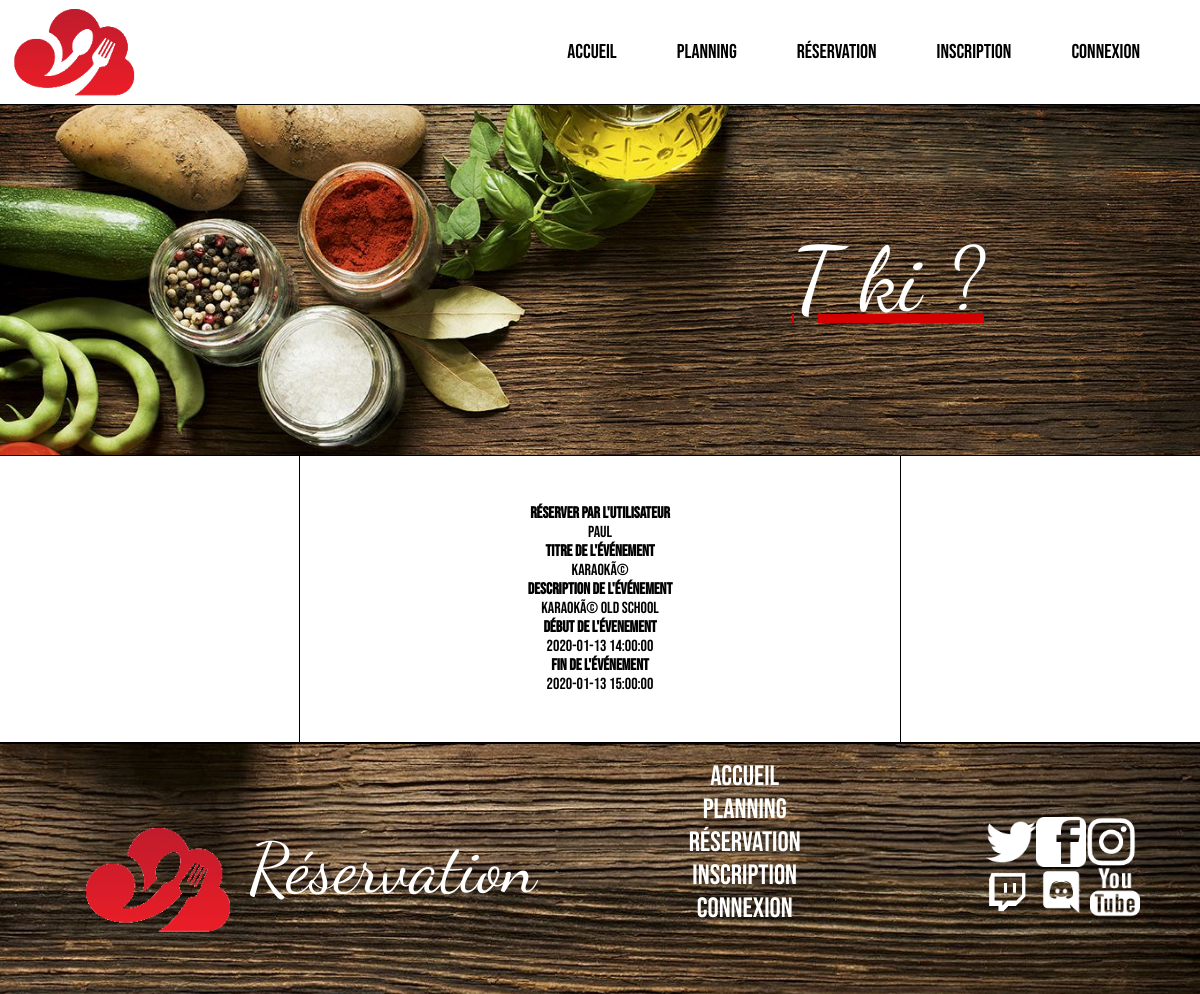
/evenement.php?id=32, run on the app's committed database.
### tables this page shows
CREATE TABLE IF NOT EXISTS `utilisateurs` (
  `id` int(11) NOT NULL AUTO_INCREMENT,
  `login` varchar(255) NOT NULL,
  `password` varchar(255) NOT NULL,
  PRIMARY KEY (`id`)
);

CREATE TABLE IF NOT EXISTS `reservations` (
  `id` int(11) NOT NULL AUTO_INCREMENT,
  `titre` varchar(255) NOT NULL,
  `description` text NOT NULL,
  `debut` datetime NOT NULL,
  `fin` datetime NOT NULL,
  `id_utilisateur` int(11) NOT NULL,
  PRIMARY KEY (`id`)
);

### evenement.php (the view, shortened to what this page needs)
<?php
    if (isset($_GET['id']))
    {
        $connexion = mysqli_connect("localhost","root","","reservationsalles");
        $Event = " SELECT * FROM reservations WHERE id = '".$_GET['id']."' ";
        $queryEvent = mysqli_query($connexion, $Event);
        $afficheEvent = mysqli_fetch_assoc($queryEvent);
        $requete = "SELECT u.id , u.login , r.titre , r.description , r.debut , r.fin FROM utilisateurs AS u INNER JOIN reservations AS r ON u.id = r.id_utilisateur";
        $queryusers = mysqli_query($connexion, $requete);
        $resultatusers = mysqli_fetch_assoc($queryusers);
    }
?>
<!DOCTYPE html>
<html>
    <head>
        <link rel="stylesheet" href="style.css">
    </head>
    <body>
        <?php include("header.php")?>
        <main>
            <section id="sectioneventsflexaffichage">
                <section id="sectioneventsinside">
            <?php
                    echo "<b>Réserver par l'utilisateur </b> ".$resultatusers['login']."<br>";
                    echo "<b>Titre de l'événement </b> ".$afficheEvent['titre']."<br>";
                    echo "<b>Description de l'événement </b> " .$afficheEvent['description']."<br>";
                    echo "<b>Début de l'évenement </b> " .$afficheEvent['debut']."<br>";
                    echo "<b>Fin de l'événement </b> " .$afficheEvent['fin']."<br>";
            ?>
                </section>
            </section>
        </main>
        <?php include("footer.php")?>
    </body>
</html>

### header.php
<header>
            <nav>
                <section id="menuflexing">
                    <a href="index.php"><img id="logoheader" src="images/logoreservationtrue.png"></a>
                    <ul id="headerflex">
                        <li class="liheader"><a class="headerbouton" href="index.php"> ACCUEIL </a></li>
                        <li class="liheader"><a class="headerbouton" href="planning.php"> PLANNING </a></li>
                        <li class="liheader"><a class="headerbouton" href="reservation-form.php"> RÉSERVATION </a></li>
                        <?php if(!isset($_SESSION['login'])){?>
                        <li class="liheader"><a class="headerbouton" href="inscription.php"> INSCRIPTION </a></li>
                        <li class="liheader"><a class="headerbouton" href="connexion.php"> CONNEXION </a></li>
                        <?php } if(isset($_SESSION['login'])){?>
                        <li class="liheader"><a class="headerbouton" href="profil.php"> PROFIL </a></li>             <li class="liheader"><a id="boutondeco" href="logout.php"><img id="imglogout" src="images/deconnexion.png"></a></li>
                        <?php }?>
                    </ul>
                </section>
                <section id="bottomheaderbg">
                    <section>
                    <?php if(isset($_SESSION['login'])){echo "<span class=\"bienvenue\"> Bienvenue ".$_SESSION['login']."</span>";}else{echo "<span class=\"bienvenue\">T ki ?</span>";}?>
                    </section>
                </section>
            </nav>
        <header>

### footer.php
<footer>
            <section>
                <article id="footerimglogo">
                    <img src="images/logoreservationtrue.png">
                    <span id="titrefooterlogo">Réservation</span>
                </article>
            </section>
            <section>
                <article>
                    <ul>
                        <li class="lifooter"><a href="index.php"> ACCUEIL </a></li>
                        <li class="lifooter"><a href="planning.php"> PLANNING </a></li>
                        <li class="lifooter"><a href="reservation-form.php"> RÉSERVATION </a></li>
                        <?php if(!isset($_SESSION['login'])){?>
                        <li class="lifooter"><a href="inscription.php"> INSCRIPTION </a></li>
                        <li class="lifooter"><a href="connexion.php"> CONNEXION </a></li>
                        <?php } if (isset($_SESSION['login'])){ ?>
                        <li class="lifooter"><a href="profil.php"> PROFIL </a></li> <?php }?>
                    </ul>
                </article>
            </section>
            <section id="socialfootersection">
                <article id="socialfooter">
                    <img src="images/twitter.png">
                    <img src="images/facebook.png">
                    <img src="images/insta.png">
                </article>
                <article id="socialfooter2">
                    <img src="images/twitch.png">
                    <img src="images/discord.png">
                    <img src="images/youtube.png">
                </article>
            </section>
        </footer>

### style.css (style rules this page uses)
body { margin:0; }
header { display: flex; flex-direction: column; }
#menuflexing { display: flex; flex-direction: row; justify-content: space-between; border-bottom: 0.5px solid black; }
#logoheader { width: 150px; height: 100px; }
#headerflex { list-style: none; display:flex; flex-direction: row; align-items: center; }
.liheader { margin-right: 60px; font-family: 'Bebas Neue', cursive; font-size: 20px; }
#headerflex a { text-decoration: none; color:black; }
#bottomheaderbg { background-image: url('images/reservationbg1.jpg'); background-repeat: no-repeat; background-size: cover; height: 350px; border-bottom: 0.5px solid black; }
.bienvenue { display: flex; flex-direction: row; justify-content: flex-end; font-size: 90px; color:white; align-items: center; height: 350px; padding-right: 18%; text-decoration: underline #d40000; font-family: 'Dancing Script', cursive; }
footer { background-image: url('images/footerbg.jpg'); height: 250px; background-size: cover; border-top: 2px solid black; display: flex; flex-direction: row; justify-content: space-around; }
footer a { text-decoration: none; color: white; }
#footerimglogo { display: flex; flex-direction: row; justify-content: center; align-items: center; height: 250px; }
#footerimglogo img { width: 180px; height: 120px; margin-top: 3.5%; margin-left: 3.5%; }
#titrefooterlogo { color:white; align-items: center; font-size: 70px; font-family: 'Dancing Script', cursive; }
.lifooter { display: flex; margin-right: 60px; font-family: 'Bebas Neue', cursive; font-size: 28px; list-style: none; align-items: center; justify-content: center; }
#socialfootersection { display: flex; flex-direction: column; align-items: center; justify-content: center; }
#socialfooter { display: flex; flex-direction: row; align-items: center; justify-content: center; }
#socialfooter img { width: 50px; height: 50px; align-items: center; }
#socialfooter2 img { width: 50px; height: 50px; align-items: center; }
#sectioneventsflexaffichage { display:flex; justify-content: center; align-items: center; width:100%; font-family: 'Bebas Neue', cursive; height: 100%; }
#sectioneventsinside { display: flex; flex-direction: column; padding-top: 4%; padding-bottom: 4%; justify-content: center; align-items: center; width: 50%; border-right: 1.5px solid black; border-left: 1.5px solid black; height: 100%; }

### data on the page
utilisateurs: login "Paul"
reservations: titre "KaraokÃ©", description "KaraokÃ© old school", debut "2020-01-13 14:00:00", fin "2020-01-13 15:00:00"
